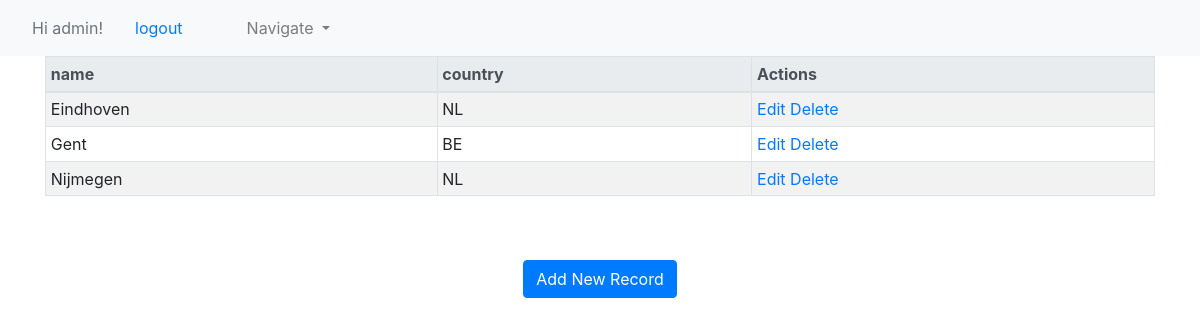
/city/show/ (signed in), run on the app's committed database.
### publications/models.py (models this page shows, shortened)
class City(models.Model):
    name = models.CharField(max_length=255, blank=True)
    country = CountryField(blank=True)
    class Meta:
        verbose_name_plural = "cities"

### publications/views.py (the view)
# urls.py: path('city/show/', login_required(views.CityShow.as_view()), name='city-show'),
class CityShow(ListView):
    model = City
    template_name = 'publications/city_show.html'
    context_object_name = 'cities'

### publications/templates/publications/city_show.html
{% extends "base.html" %}
{% block content %}
<table class="table table-striped table-bordered table-sm">
    <thead class="thead-light">
    <tr>
        <th>name </th>
        <th>country </th>
        <th>Actions</th>
    </tr>
    </thead>
    <tbody>
{% for city in cities %}
    <tr>
        <td>{{ city.name }}</td>
        <td>{{ city.country }} </td>
        <td>
            <a href="/city/{{ city.id }}/edit"><span class="glyphicon glyphicon-pencil" >Edit</span></a>
            <a href="/city/{{ city.id }}/delete">Delete</a>
        </td>
    </tr>
{% endfor %}
    </tbody>
</table>
<br>
<br>
<center><a href="/city/new" class="btn btn-primary">Add New Record</a></center>
{% endblock %}

### templates/base.html (shortened to what this page needs)
{% load staticfiles %}
<!DOCTYPE html>
<html>
    <head>
        <link rel="stylesheet" href="https://stackpath.bootstrapcdn.com/bootstrap/4.4.1/css/bootstrap.min.css">
    </head>
    <body>
    <nav class="navbar navbar-expand-lg navbar-light bg-light">
        {% if user.is_authenticated %}
        <div class="nav-link disabled">
            Hi {{ user.username }}!
        </div>
        <a class="nav-link" href="{% url 'logout' %}">logout</a>
        {% else %}
        <div class="nav-link">
            You are not logged in:
        <a href="{% url 'login' %}">login</a>
        </div>
        {% endif %}
    <ul class="navbar-nav mr-auto">
    <ul class="nav-item dropdown">
        <a class="nav-link dropdown-toggle" href="#" id="navbarDropdown" role="button" data-toggle="dropdown" aria-haspopup="true" aria-expanded="false">
              Navigate
        </a>
    </ul>
    </ul>
    </nav>
   <div class="container">
      <div class="row">
        <div class="col-sm">
        {% block content %}{% endblock content %}
        </div>
      </div>
    </div>
    </body>
</html>

### data on the page
City: name "Eindhoven", country "NL"
City: name "Gent", country "BE"
City: name "Nijmegen", country "NL"

### other printed values
{{ user.username }} "admin"
